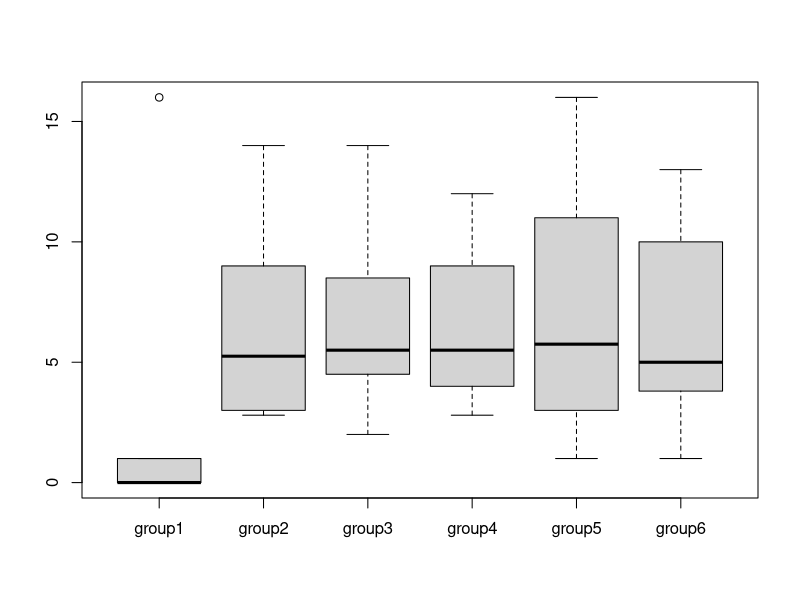

Generate this figure with R: (Note: this script raises an error after producing the figure.)
# ____________Statistics Assignment__________________________________________
#Q1. For the data given above, create a data frame in R, and do the following
group1 = c(0,0,0,0,0,0,1,1,1,16)
group2 = c(3,12,3.5,14,3,2.8,5,9,5.5,9)
group3 = c(14,9.5,4.5,7.5,5,2,4.8,3.6,6,8.5)
group4 = c(9,4.5,9,8,4,6,5,3.5,2.8,12)
group5 = c(16,12,6.5,1,11,5,3,8,3,4)
group6 = c(13,10,10,1,3,4,6,3.8,4,8)

dataFrame = data.frame(group1, group2, group3, group4, group5, group6)

#a. Compute the mean, variance and standard deviation of each group
summary(dataFrame) # gives summary of df

#mean value: by converting data frame to column vector
mean(dataFrame[,1])
mean(dataFrame[,2])
mean(dataFrame[,3])
mean(dataFrame[,4])
mean(dataFrame[,5])
mean(dataFrame[,6])

#mean value: on entire data frame
colMeans(dataFrame)

#variance:
var(dataFrame[,1])
var(dataFrame[,2])
var(dataFrame[,3])
var(dataFrame[,4])
var(dataFrame[,5])
var(dataFrame[,6])

#standard deviation:
sd(dataFrame[,1])
sd(dataFrame[,2])
sd(dataFrame[,3])
sd(dataFrame[,4])
sd(dataFrame[,5])
sd(dataFrame[,6])

#b. Compute mean, variance and standard deviation for the entire data

# join all the data frame column to a vector
df_vector = c(dataFrame[,1],dataFrame[,2])
df_vector = c(df_vector, dataFrame[,3])
df_vector = c(df_vector, dataFrame[,4])
df_vector = c(df_vector, dataFrame[,5])
df_vector = c(df_vector, dataFrame[,6])
length(df_vector)

mean(df_vector)
sd(df_vector)
var(df_vector)

#Q2. boxplot is a function in R to visualize a boxplot in R. 
# Study the syntax and get the boxplot of the data given above.
boxplot(dataFrame)

# Do you observe any extreme values in any of the groups and 
# Answer: Group 1 have extream value, outlier

# which groups are more similar than others?
# Answer:  Group 3 & 4 

#3. Please review the probability lecture notes and solutions covered previously


#_______________________ R Assignment ___________________________________________

#Q1. Create two numeric vectors (elements of your choice). 
# Both these vectors should be of different lengths
# [ Case 1: when longer length is a multiple of shorter length. 
# Case 2: longer length is not a multiple of shorter length]
num_vector_case1_1 = c(1:5)
num_vector_case1_2 = c(1:10)

num_vector_case2_1 = c(1:5)
num_vector_case2_2 = c(1:7)
#a. Combine these two vectors to create a matrix
matrix_case1 = cbind(num_vector_case1_1, num_vector_case1_2);matrix_case1

matrix_case2 = rbind(num_vector_case2_1, num_vector_case2_2);matrix_case2 
#warning: number of columns of result is not a multiple of vector length

#b. Combine these two vectors to create a data frame. What are your observations
#Hint: To create a matrix you may use cbind and to create a data frame use data.frame
dataFrame_case1 = data.frame(num_vector_case1_1, num_vector_case1_2);dataFrame_case1

dataFrame_case2 = data.frame(num_vector_case2_1, num_vector_case2_2);dataFrame_case2
#error: arguments imply differing number of rows: 5, 7


#Q2. We have seen that in a two-dimensional object for e.g., a matrix, to perform the subset, 
# we use square brackets [ ]. Inside this, the index is given as [rows , columns]. 
# For e.g., If m is a matrix, m[2,3] gives out the element at 2nd row and 3rd column and so on. 
# Now let’s create a matrix of size 3 X5 with the values 1,7, 10, 15, 8, 3, 2, 23, 9, 11, 7, 2, 8,19,1 
# and values filled by row

q2Matrix = matrix(data = c(1,7, 10, 15, 8, 3, 2, 23, 9, 11, 7, 2, 8,19,1 ),nrow = 3, byrow = T );q2Matrix

#a. Extract all the elements that are greater than or equal to 10 from the matrix. Observe the format of the output
for(row in 1:nrow(q2Matrix)){
  for(col in 1:ncol(q2Matrix)){
    if(q2Matrix[row,col] >= 10){
      print(q2Matrix[row,col]); 
    }
  }
}

#b. Now, I want to extract all the rows, if the row has value 10 in any of the second column.
for(row in 1:nrow(q2Matrix)){
  for(col in 1:ncol(q2Matrix)){
    if(col %% 2 ==0 && q2Matrix[row,col] == 10){
      print(q2Matrix[row,]);
      break;
    }
  }
}

#c. Name the rows as r1,r2 and so on and columns as c1,c2 and so on. This can be done
# using function dimnames.
dimnames(q2Matrix) = list(c("r1","r2","r2"),c("c1","c2","c3","c4","c5"));dimnames(q2Matrix)

# Please look in help on how to use it. We have used this
# function in matrix function in class as well. 
# Let’s subset the matrix using the row and column names instead of indices.

# Since these are names and not indices, we may need to use quotes.
# i. Get the element of second row and third columns
q2Matrix[2,3]
# ii. Get all elements of third column
q2Matrix[,3]
# iii. Get elements of first and second row of first column
q2Matrix[c(1,2),1]



